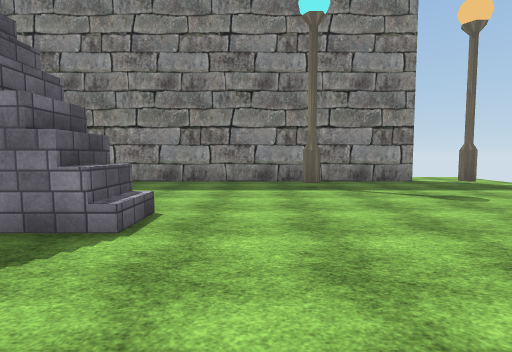
[1] (above)

16 first-person views from a walk through a scene from a Unity 3-D project. The camera is 1.5 m above the floor, tilts 4° down and sees 80° across. The floor is counted in squares, 2 m on a side. Each view is taken from the middle of a square. On the plan, view 1 faces up. The plan holds only what a view shows up to about 10 squares ahead; the rest is blank. The place goes on beyond the plan. Some trees and plants on the terrain are drawn as simple stand-ins. The player is left out. Some surface patterns are stand-ins.

[2]
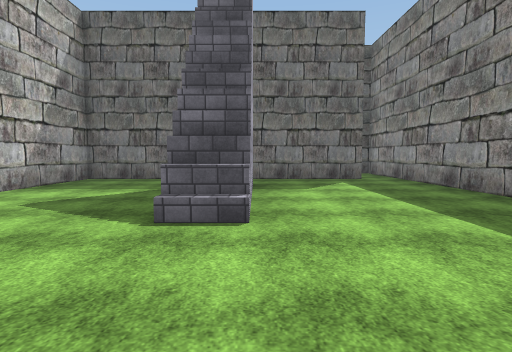

[3]
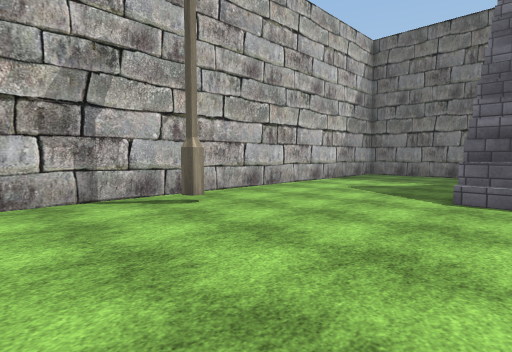

[4]
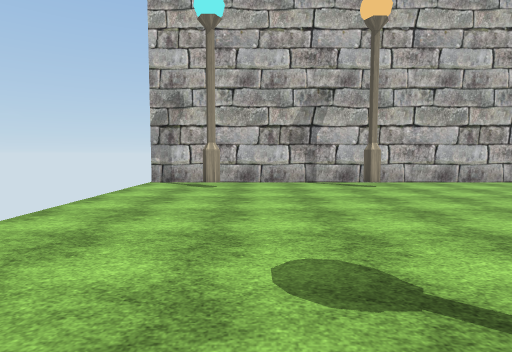

[5]
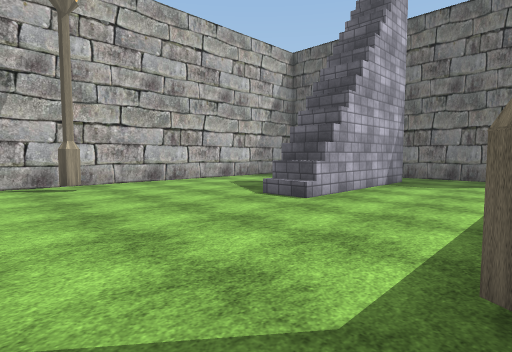

[6]
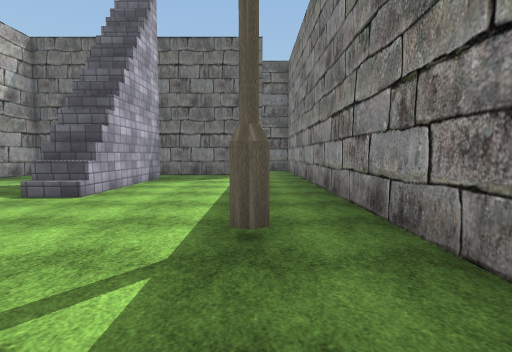

[7]
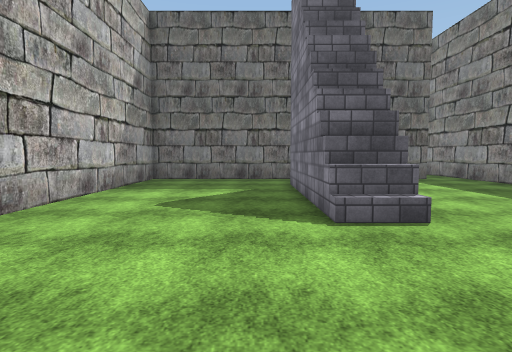

[8]
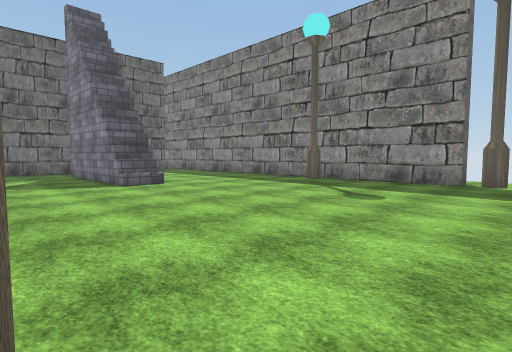

[9]
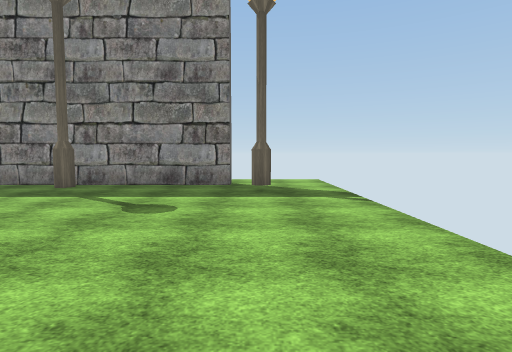

[10]
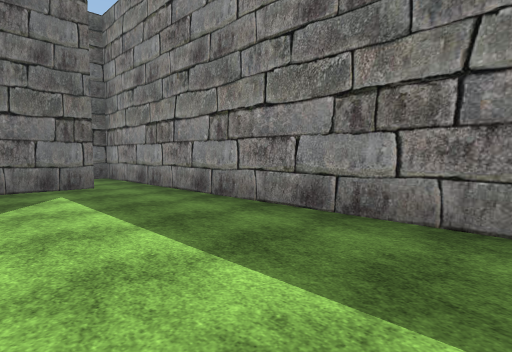

[11]
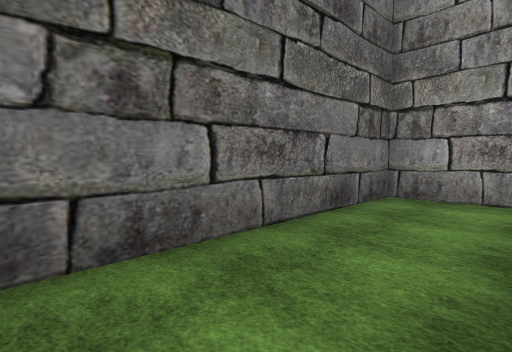

[12]
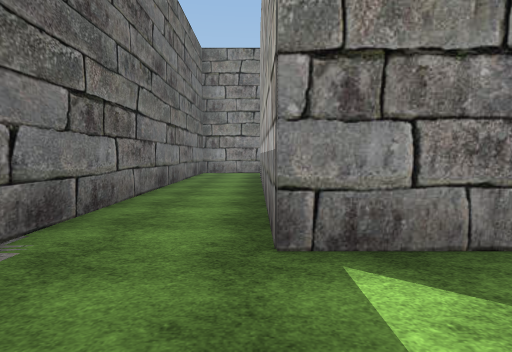

[13]
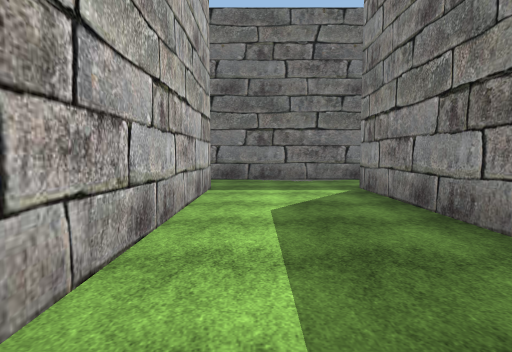

[14]
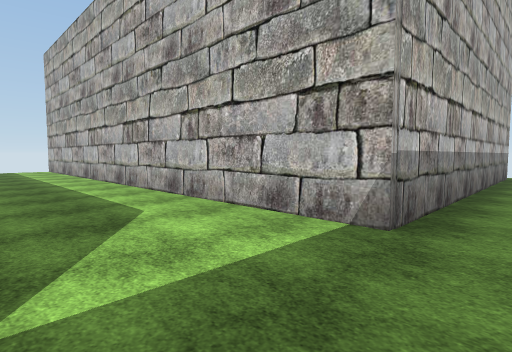

[15]
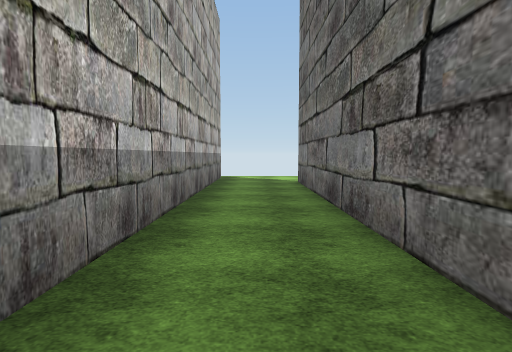

[16]
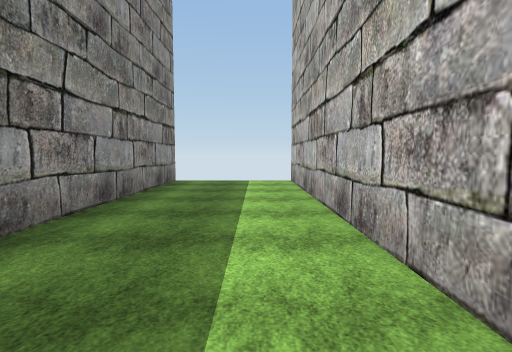

### Floor plan
Ten units are one square. View 1 is at (0, 0); x grows to the right and y downward. Boxes are objects, and circles mark ways between rooms. Rooms are numbered by the first view taken in them; rooms with no view inside come last. Other rooms are left out.
<svg viewBox="-107 -95 181 240">
<path fill="none" stroke="#000" d="M-13 -29 -56 -29M-19 -40 -19 -29M-58 -39 -16 -39 -16 -29M44 -90 44 -85 -65 -85M-73 -72 -73 12 69 12M-13 -38 -13 -29M-36 17 -79 17 -79 -49M-79 140 -79 50 69 50M-65 -85 -102 -85 -102 125M69 17 6 17"/>
<circle cx="-70" cy="-80" r="3" fill="#2a7"/>
<text x="0" y="-40">1</text>
<text x="-50" y="30">2</text>
</svg>
Room 1 opens to room 2.

Where each view was taken, in squares from view 1:
view 1: 0 up, 0 right, facing up
view 2: 4 up, 2 right, facing left
view 3: 4 up, 4 right, facing down-left
view 4: 7 up, 4 right, facing down
view 5: 7 up, 3 right, facing down-left
view 6: 7 up, 4 right, facing left
view 7: 2 up, 2 right, facing left
view 8: 0 up, 6 right, facing up-left
view 9: 1 up, 5 right, facing up
view 10: 5 up, 0 right, facing up-left
view 11: 3 up, 8 left, facing up-left
view 12: 4 down, 8 left, facing up
view 13: 4 down, 1 left, facing left
view 14: 2 down, 9 left, facing down-right
view 15: 4 down, 9 left, facing down
view 16: 4 down, 2 left, facing right
